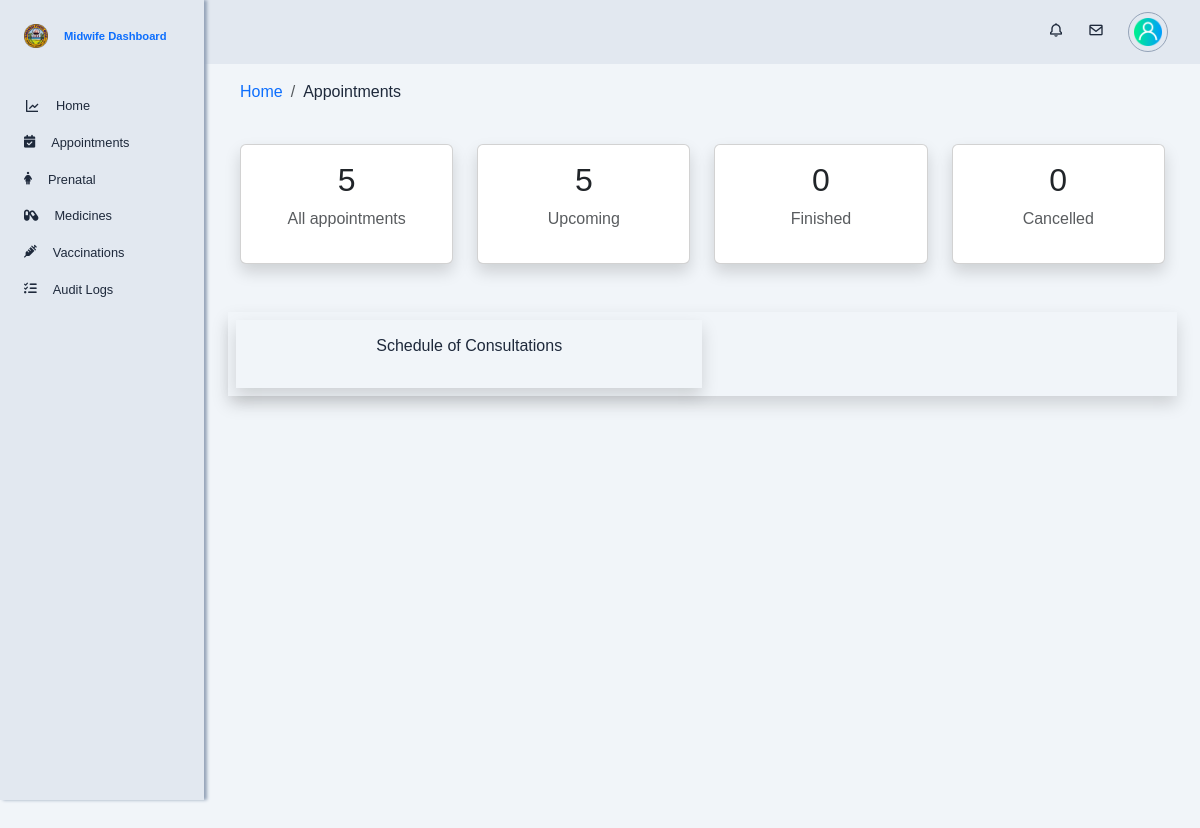
/app/views/midwife/appointments.php, run on an earlier commit of the app's database.
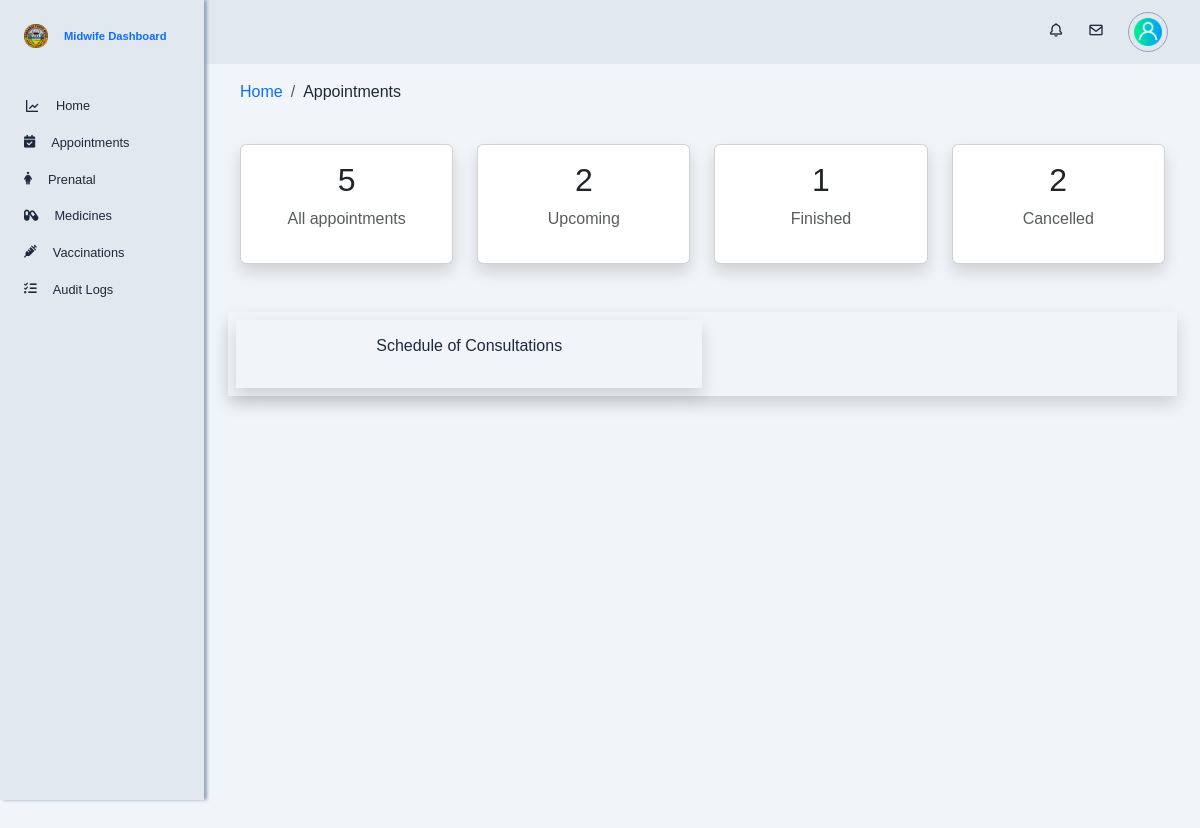
And on a later commit of the database.
### tables this page shows
CREATE TABLE `consultation_schedules` (
  `con_sched_id` int(10) NOT NULL,
  `con_sched_date` datetime NOT NULL
);

### app/models/get_midwife_analytics.php (called while the page is built, shortened)
<?php
function getTotalAppointments($conn) {
    $sql = "SELECT COUNT(*) AS total_appointments FROM appointments";
    $result = $conn->query($sql);
    if ($result && $result->num_rows > 0) {
        $row = $result->fetch_assoc();
        return $row['total_appointments'];
    } else {
        return 0;
    }
}
function getAppointmentStats($conn) {
    $sql = "
        SELECT
            status, COUNT(*) as count
        FROM
            appointments
        GROUP BY
            status
    ";
    $result = $conn->query($sql);
    $appointmentStats = [
        'Scheduled' => 0,
        'Cancelled' => 0,
        'Completed' => 0
    ];
    if ($result->num_rows > 0) {
        while ($row = $result->fetch_assoc()) {
            $appointmentStats[$row['status']] = $row['count'];
        }
    }
    return $appointmentStats;
}
?>

### app/models/get_consultation_schedules.php (called while the page is built, shortened)
<?php
function getConsultationSchedules($conn) {
    $query = "
        SELECT
            cs.con_sched_id,
            cs.con_sched_date,
            COUNT(a.appointment_id) AS total_appointments
        FROM consultation_schedules cs
        LEFT JOIN appointments a ON cs.con_sched_id = a.sched_id AND a.status = 'Scheduled'
        GROUP BY cs.con_sched_id, cs.con_sched_date
        ORDER BY cs.con_sched_date ASC
    ";
    if ($stmt = $conn->prepare($query)) {
        $stmt->execute();
        $result = $stmt->get_result();
        $schedules = $result->fetch_all(MYSQLI_ASSOC);
        return $schedules;
    } else {
        return "Error: Could not retrieve consultation schedules.";
    }
}
?>

### app/views/midwife/appointments.php (the view, shortened to what this page needs)
<?php
require './config/db_config.php';
require './app/models/get_midwife_analytics.php';
require './app/models/get_consultation_schedules.php';
$totalAppointments = getTotalAppointments($conn);
$appointmentStats = getAppointmentStats($conn);
$consultation_schedules = getConsultationSchedules($conn);
?>
<!DOCTYPE html>
<html lang="en">
<head>
    <?php include './app/views/globals/head.php'; ?>
    <link rel="stylesheet" href="./public/css/midwife.css">
</head>
<body id="body-pd">
    <?php include 'partials/top_navigation.php'; ?>
    <?php include 'partials/sidebar.php'; ?>
    <div class="container-fluid height-100 main-content mb-4">
        <div class="row mb-4">
            <div class="col-md-12">
                <nav aria-label="breadcrumb">
                    <ol class="breadcrumb">
                        <li class="breadcrumb-item"><a href="midwife">Home</a></li>
                        <li class="breadcrumb-item" aria-current="page">Appointments</li>
                    </ol>
                </nav>
            </div>
        </div>
        <div class="row mb-4">
            <div class="col-md-3 mb-4">
                <div class="card text-center shadow">
                    <div class="card-body">
                        <h2 class="card-text"><?= $totalAppointments ?></h2>
                        <p class="text-muted">All appointments</p>
                    </div>
                </div>
            </div>
            <div class="col-md-3 mb-4">
                <div class="card text-center shadow">
                    <div class="card-body">
                        <h2 class="card-text"><?= $appointmentStats['Scheduled'] ?></h2>
                        <p class="text-muted">Upcoming</p>
                    </div>
                </div>
            </div>
            <div class="col-md-3 mb-4">
                <div class="card text-center shadow">
                    <div class="card-body">
                        <h2 class="card-text"><?= $appointmentStats['Completed'] ?></h2>
                        <p class="text-muted">Finished</p>
                    </div>
                </div>
            </div>
            <div class="col-md-3 mb-4">
                <div class="card text-center shadow">
                    <div class="card-body">
                        <h2 class="card-text"><?= $appointmentStats['Cancelled'] ?></h2>
                        <p class="text-muted">Cancelled</p>
                    </div>
                </div>
            </div>
        </div>
        <div class="row shadow p-2 mb-4">
            <div class="col-md-6 shadow p-3">
                <h6 class="text-center mb-3">Schedule of Consultations</h6>
            </div>
        </div>
    </div>
</body>
</html>

What changed in the data, as far as the page shows it:
now on this page (row edited): consultation_schedules: con_sched_id "2"
Also different on the page:
$appointmentStats['Completed']: "0" → "1"
$appointmentStats['Scheduled']: "5" → (not shown)
$appointmentStats['Cancelled']: "0" → (not shown)
